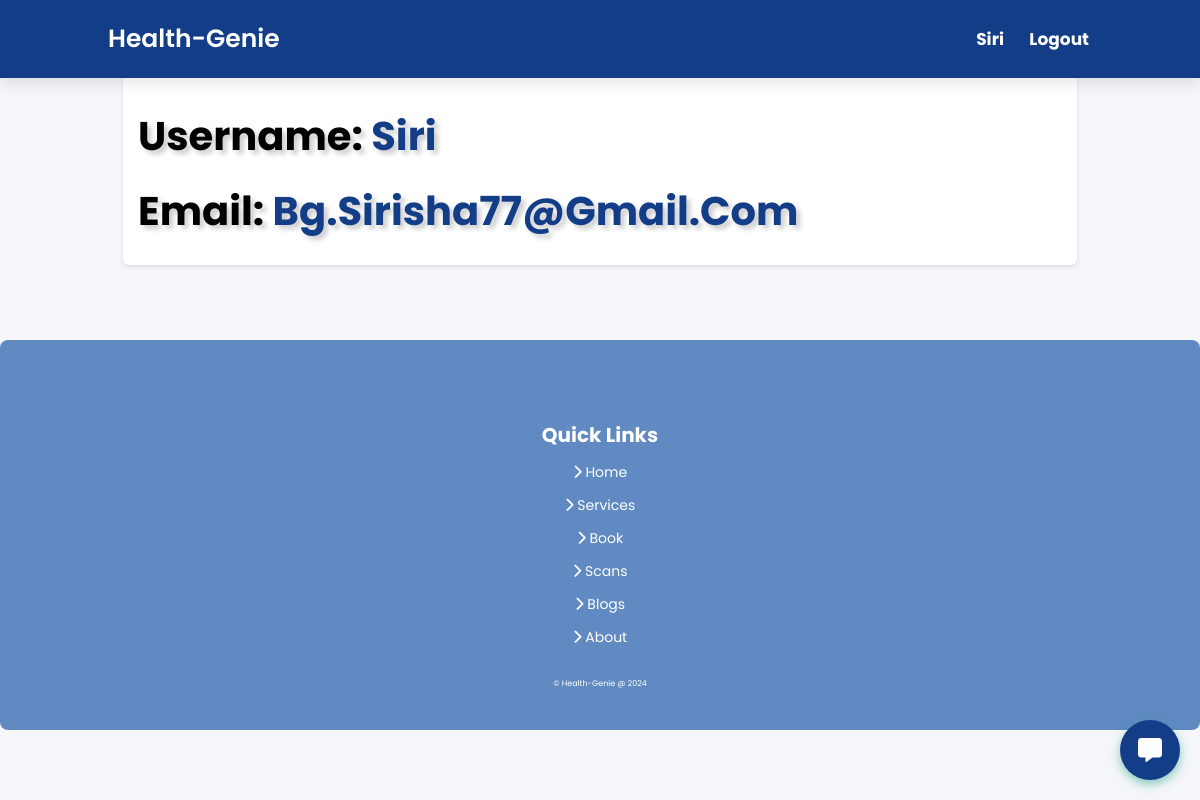
The page /profile (signed in) on the database as committed earlier.
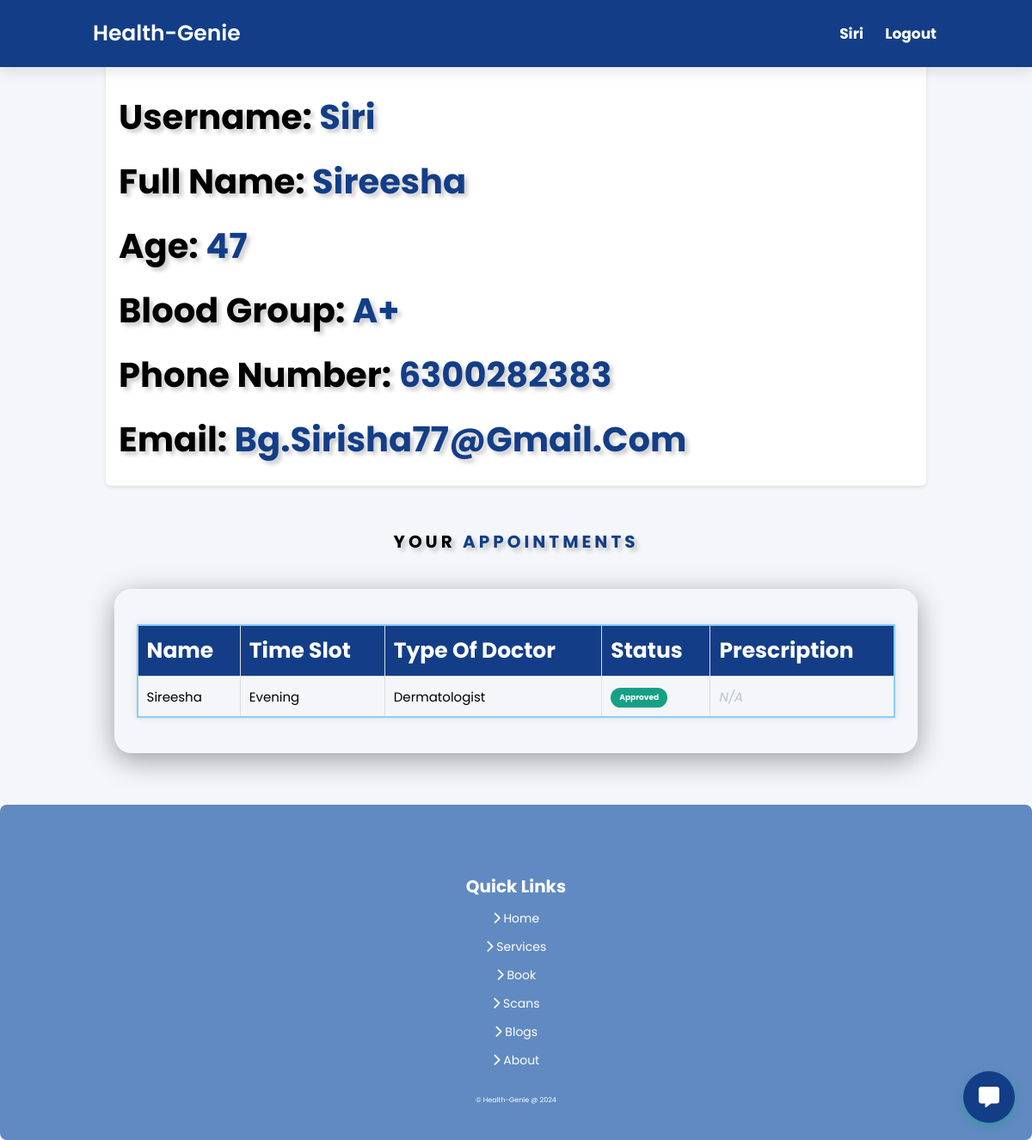
The same page on the database as committed later.
### app.py (models this page shows)
class User(db.Model):
    id = db.Column(db.Integer, primary_key=True)
    username = db.Column(db.String(80), unique=True, nullable=False)
    email = db.Column(db.String(120), nullable=False)
    password = db.Column(db.String(120), nullable=False)
    type_of_doctor = db.Column(db.String(50))

class Appointment(db.Model):
    id = db.Column(db.Integer, primary_key=True)
    name = db.Column(db.String(80), nullable=False)
    age = db.Column(db.Integer, nullable=False)
    blood_group = db.Column(db.String(10), nullable=False)
    time_slot = db.Column(db.String(50), nullable=False)
    phone_number = db.Column(db.String(15), nullable=False)
    email = db.Column(db.String(120), nullable=False)
    type_of_doctor = db.Column(db.String(50))
    status = db.Column(db.String(20), default='Pending')
    prescription_file = db.Column(db.String(255))
    user_id = db.Column(db.Integer, db.ForeignKey('user.id'), nullable=False)
    user = db.relationship('User', backref=db.backref('appointments', lazy=True))

### app.py (the view)
@app.route('/profile', methods=['GET', 'POST'])
def profile():
    username = None
    if 'user_id' in session:
        user = User.query.get(session['user_id'])
        username = user.username
        Email = user.email
        user_appointments = user.appointments
        return render_template('patient-profile.html', username=username,Email=Email, user_appointments=user_appointments)
    return render_template('index')

### templates/patient-profile.html (shortened to what this page needs)
<!DOCTYPE html>
<html lang="en">
  <head>
    <link
      rel="stylesheet"
      href="https://cdnjs.cloudflare.com/ajax/libs/font-awesome/6.5.1/css/all.min.css"
    />
    <link rel="stylesheet" href="./static/css/style.css" />
  </head>
  <body>
    <header class="header">
      <a href="{{url_for('index')}}" class="logo" style="color: white;"
        >Health-Genie</a
      >
      <nav class="navbar">
        {% if username %}
        <a href="#" class="disabled">{{username}}</a>
        <a href="{{url_for('logout')}}">Logout</a>
        {% else %}
        <a href="{{url_for('login')}}">Login</a>
        {% endif %}
      </nav>
    </header>
    <section class="about" id="about">
      <div class="row">
        <div class="image">
        </div>
        <div class="content">
          <h3>Username: <span>{{username}}</span></h3>
          {% if user_appointments %} {% for appointment in user_appointments %}
          {% if loop.first %}
          <h3>Full Name: <span>{{appointment.name}}</span></h3>
          <h3>Age: <span>{{appointment.age}}</span></h3>
          <h3>Blood Group: <span>{{appointment.blood_group}}</span></h3>
          <h3>Phone Number: <span>{{appointment.phone_number}}</span></h3>
          <h3>Email: <span>{{appointment.email}}</span></h3>
          {% endif %} {% endfor %} {% else %}
          <h3>Email: <span>{{Email}}</span></h3>
          {% endif %}
        </div>
      </div>
    </section>
    {% if user_appointments %}
    <h1 class="heading" style="color: black;">Your <span style="color: rgb(19, 62, 135)">Appointments</span></h1>
    <section class="book" id="book">
      <div class="glass-row-book">
        <table class="styled-table">
          <thead>
            <tr>
              <th>Name</th>
              <th>Time Slot</th>
              <th>Type of Doctor</th>
              <th>Status</th>
              <th>Prescription</th>
            </tr>
          </thead>
          <tbody>
            {% for appointment in user_appointments %}
            <tr>
              <td>{{ appointment.name }}</td>
              <td>{{ appointment.time_slot }}</td>
              <td>{{ appointment.type_of_doctor }}</td>
              <td>
                <span class="status-badge {{ appointment.status | lower }}">
                  {{ appointment.status }}
                </span>
              </td>
              <td>
                {% if appointment.status == 'Prescribed' %}
                <a
                  href="{{ url_for('view_prescription_patient', appointment_id=appointment.id) }}"
                  target="_blank"
                  class="btn-view"
                  >View Prescription</a
                >
                {% else %}
                <span class="not-available">N/A</span>
                {% endif %}
              </td>
            </tr>
            {% endfor %}
          </tbody>
        </table>
      </div>
    </section>
    {% endif %}
      <button class="chatbot-button" id="chatbot-toggle">
        <i class="fas fa-comment-alt"></i>
      </button>
    <section class="footer-section">
			<div class="box-container">
				<div class="quick-links">
					<h3 style="font-size: 2rem;">Quick Links</h3>
					<a href="{{url_for('index')}}#home"
						><i class="fas fa-chevron-right"></i> Home</a
					>
					<a href="{{url_for('index')}}#services"
						><i class="fas fa-chevron-right"></i> Services</a
					>
					<a href="{{url_for('index')}}#book"
						><i class="fas fa-chevron-right"></i> Book</a
					>
					<a href="{{url_for('index')}}#scans"
						><i class="fas fa-chevron-right"></i> Scans</a
					>
					<a href="{{url_for('index')}}#blogs"
						><i class="fas fa-chevron-right"></i> Blogs</a
					>
					<a href="{{url_for('index')}}#about"
						><i class="fas fa-chevron-right"></i> About</a
					>
				</div>
			</div>
			<div class="credit">&copy; Health-Genie @ 2024</div>
		</section>
  </body>
</html>

### static/css/style.css (style rules this page uses)
a.disabled { pointer-events: none; cursor: default; }
body { background-size: cover; background-position: center; }
:root { --green: #16a085; --black: #000000; --light-color: #ececec; --box-shadow: 0.5rem 0.5rem 0.5rem rgba(135, 206, 250, 0.2); --text-shadow: 0.4rem 0.4rem 0.5rem rgba(0, 0, 0, 0.2); --border: 0.2rem solid rgba(135, 206, 250, 1); }
* { padding: 0; margin: 0; box-sizing: border-box; font-family: "Poppins", sans-serif; text-transform: capitalize; outline: none; border: none; transition: all 0.2s ease-out; text-decoration: none; }
html { font-size: 62.5%; overflow-x: hidden; scroll-padding-top: 7rem; scroll-behavior: smooth; }
section { padding: 2rem 9%; }
.header { padding: 2rem 9%; position: fixed; top: 0; left: 0; right: 0; z-index: 1000; box-shadow: 0 0.5rem 1.5rem rgba(0, 0, 0, 0.1); display: flex; align-items: center; justify-content: space-between; background: rgb(19, 62, 135); }
.header .logo { font-size: 2.5rem; color: #fff; font-weight: 600; }
.logo { font-size: 2.5rem; color: white; font-weight: 600; }
.header .navbar a { font-size: 1.7rem; color: white; margin-left: 2rem; font-weight: 700; }
.heading { text-align: center; padding-bottom: 2rem; text-shadow: var(--text-shadow); text-transform: uppercase; color: var(--black); font-size: 5rem; letter-spacing: 0.4rem; }
.heading span { text-transform: uppercase; color: var(--green); }
.about .row { display: flex; align-items: center; flex-wrap: wrap; gap: 2rem; }
.about .row .image { flex: 1 1 45rem; }
.about .row .content { flex: 1 1 45rem; }
.about .row .content h3 { color: var(--black); text-shadow: var(--text-shadow); font-size: 4rem; line-height: 1.8; }
table { width: 100%; justify-content: space-between; border: var(--border); padding: 20px; border-radius: 0.5rem; }
table td { font-size: 1.5rem; color: var(--black); }
table th { font-size: 2.5rem; color: var(--black); }
.glass-row-book { border-radius: 20px; border: 1px solid rgba(255, 255, 255, 0.18); box-shadow: 0 8px 32px 0 rgba(0, 0, 0, 0.37); text-align: center; padding: 2.5rem; margin: auto; width: 95%; }

Rows that differ between the two databases and show on the page:
shown differently, row unchanged: User "Siri": email "Bg.sirisha77@gmail.com" → (not shown)
added Appointment: name "Sireesha", age "47", blood_group "A+", phone_number "6300282383", email "Bg.sirisha77@gmail.com", time_slot "Evening", type_of_doctor "Dermatologist", status "Approved", shows "N/A"
Other text that changed with them:
text no longer shown: "Email:"
text now shown: "YOUR APPOINTMENTS Name Time Slot Type Of Doctor Status Prescription"
